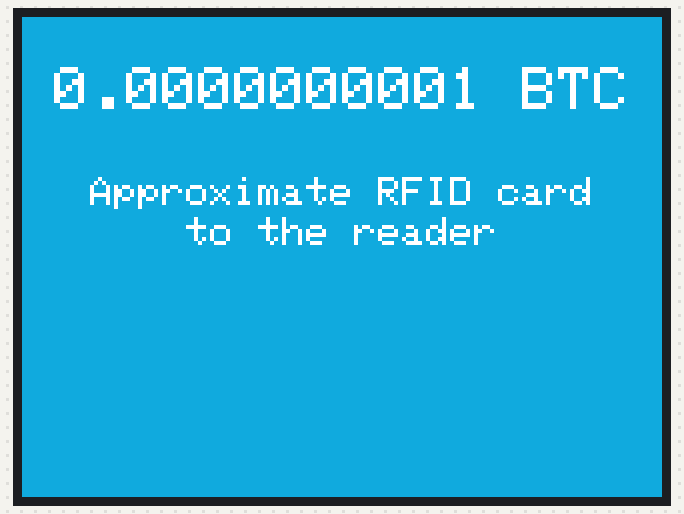
Bench run of a sketch on a simulated ESP32. Shown: 320×240 colour display.

Above: at 0.3 s.
At 5.3 s:
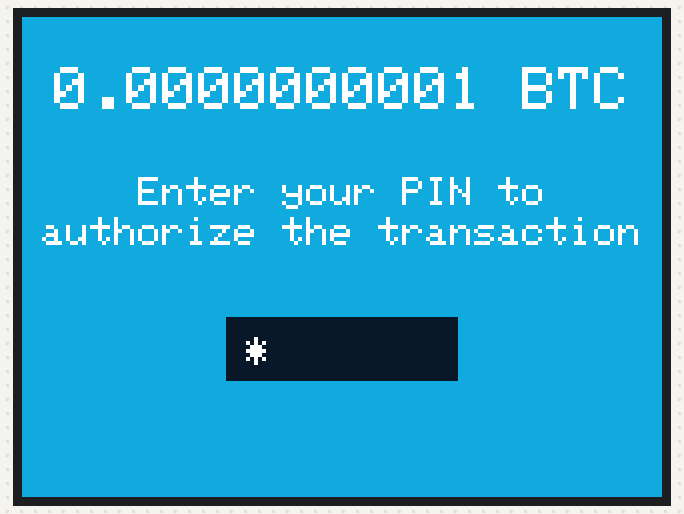
At 7.6 s:
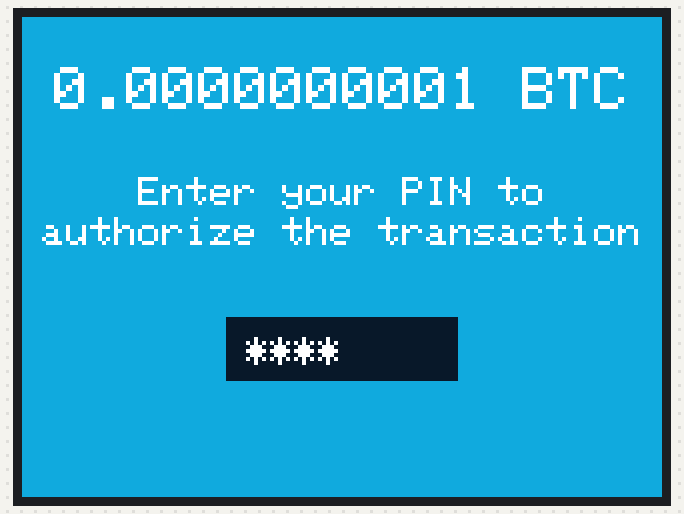
At 9.1 s:
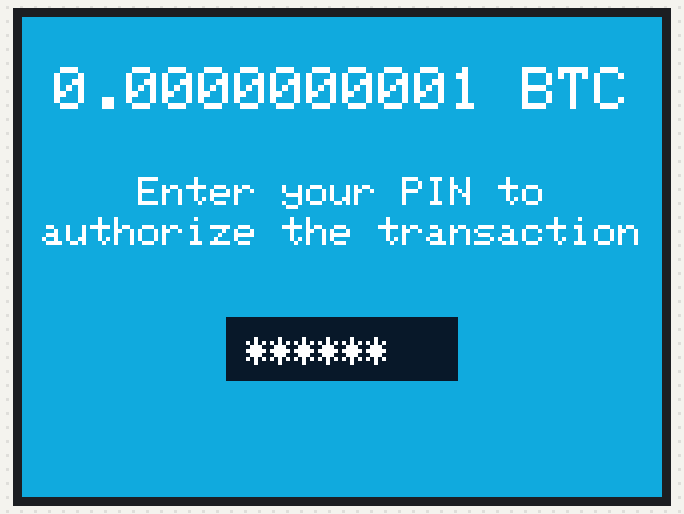
At 10.6 s:
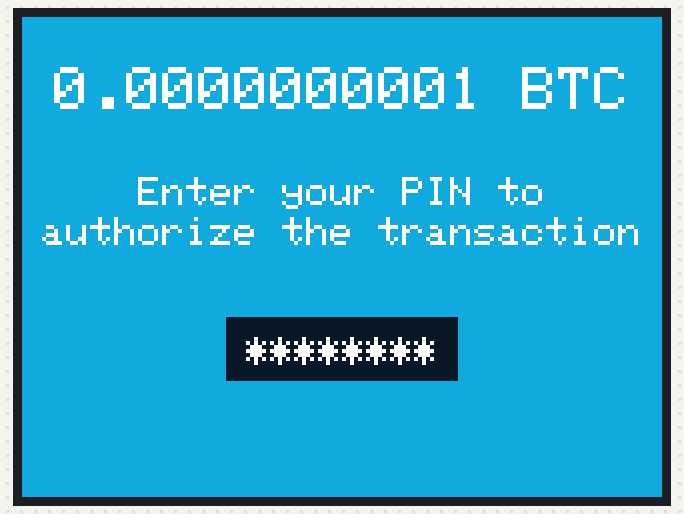

The sketch:

pay_screen.ino
```cpp
// (licence header left out)
#include <Adafruit_GFX.h>                                                   // include Adafruit graphics library
#include <Adafruit_ILI9341.h>                                               // include Adafruit ILI9341 TFT library
#define TFT_CS    15                                                        // TFT CS  pin is connected to ESP32 pin D15
#define TFT_RST   4                                                         // TFT RST pin is connected to ESP32 pin D4
#define TFT_DC    2                                                         // TFT DC  pin is connected to ESP32 pin D2
                                                                            // SCK (CLK) ---> ESP32 pin D18
                                                                            // MOSI(DIN) ---> ESP32 pin D23

Adafruit_ILI9341 tft = Adafruit_ILI9341(TFT_CS, TFT_DC, TFT_RST);


int text_size_for_sale = 3;
void disp_centered_text(String t_disp, int y){
   int16_t x1, y1;
   uint16_t w, h;
   tft.getTextBounds(t_disp, 320, 0, &x1, &y1, &w, &h);
   tft.setCursor(160 - (w / 2), y);
   tft.print(t_disp);
}

void amount_to_pay(String tpay){
   tft.fillScreen(0x155b);
   tft.setTextSize(text_size_for_sale);
   tft.setTextColor(0xffff, 0x155b);
   disp_centered_text(tpay, 25);
}

void setup() {
   tft.begin();
   tft.setRotation(1);
   amount_to_pay("0.0000000001 BTC");
   tft.setTextSize(2);
   disp_centered_text("Approximate RFID card", 80);
   disp_centered_text("to the reader", 100);
   delay(5000);
   tft.fillRect(0, 80, 320, 40, 0x155b);
   disp_centered_text("Enter your PIN to", 80);
   disp_centered_text("authorize the transaction", 100);
   tft.fillRect(102, 150, 116, 32, 0x08c5);
   tft.setCursor(112, 160);
   tft.setTextColor(0xffff, 0x08c5);
   for(int i = 0; i < 8; i++){
    tft.print("*");
    delay(750);
   }
}
void loop(){

}
```
